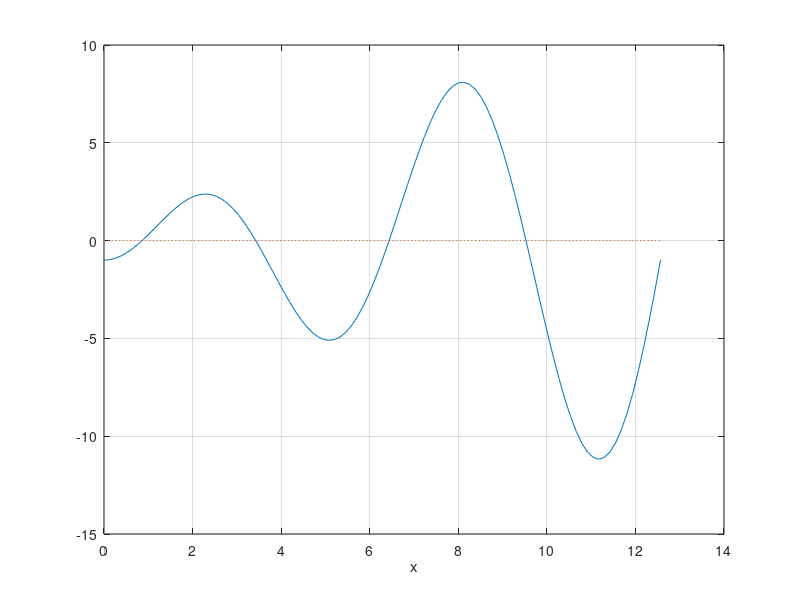

MATLAB code to generate this figure: (Note: this script raises an error after producing the figure.)
a=0; b=4*pi;
m=100; x=linspace(a,b,m);
f='x.*sin(x)-cos(x)';
plot(x,eval(f),x,0*x,':'); 
grid on 
xlabel('x');

z=ginput(1);
[zr,fr]=fzero(f,z(1))
hold on 
plot(zr,fr,'r*', z(1), z(2),'g*')
hold off


syms x

Eq = x*sin(x)-cos(x)
a = solve(Eq)